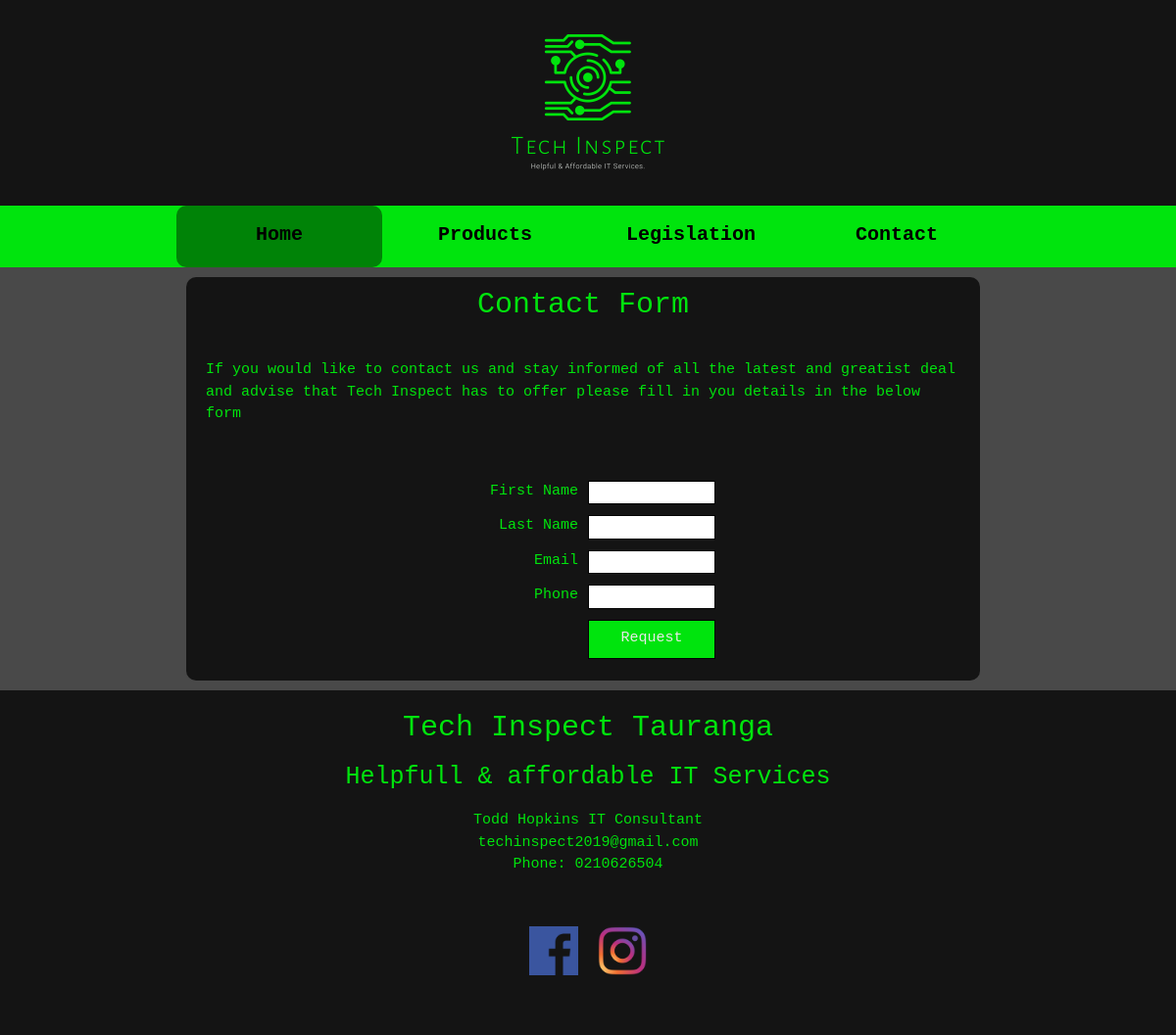
Page /pages/contact on the committed database.
### tables this page shows
CREATE TABLE Content (
  IDN varchar(10) ,
  Properties TEXT,
  Something VARCHAR(20),
  PRIMARY KEY (IDN)
	
);

### app/controllers/Pages.php (called while the page is built, shortened)
<?php
    class Pages extends Controller {
      public function __construct() {
        $this->_page = $this->model('_content');
      }
      public function contact(){
      $title = $this->_page->title();
      $paragraph = $this->_page->paragraph();
      $image = $this->_page->image();
      $data = [
        'title' => $title,
        'paragraph' => $paragraph,
        'image' => $image
      ];
        $this->view('pages/template_contact', $data);
      }
    }

### app/libraries/Core.php (called while the page is built, shortened)
<?php
    class Core {
        protected $currentMethod = 'index';
        public function __construct() {
            $url = $this->getURL();
            if(file_exists('../app/controllers/' . ucwords($url[0]) . '.php')) {
                unset($url[0]);
            }
            $this->currentController = new $this->currentController;
            if(isset($url[1])) {
                if(method_exists($this->currentController, $url[1])) {
                    $this->currentMethod = $url[1];
                    unset($url[1]);
                }
            }
            $this->params = $url ? array_values($url) : [null];
            call_user_func_array([$this->currentController, $this->currentMethod], $this->params);
        }
        public function getURL() {
            if(isset($_GET['url'])) {
                $url = rtrim($_GET['url'], '/');
                $url = filter_var($url, FILTER_SANITIZE_URL);
                $url = explode('/', $url);
                return $url;
            }
        }
    }
?>

### public/index.php (called while the page is built, shortened)
<?php
    $init = new Core();
?>

### app/libraries/Database.php (called while the page is built, shortened)
<?php
    class Database {
        private $host = DBHOST;
        private $user = DBUSER;
        private $pass = DBPASS;
        private $dbname = DBNAME;
        private $dbh;
        private $stmt;
        public function __construct() {
            $dsn = "mysql:host=".$this->host.";dbname=".$this->dbname;
            $options = [
                PDO::ATTR_PERSISTENT => true,
                PDO::ATTR_ERRMODE => PDO::ERRMODE_EXCEPTION
            ];
            try {
                $this->dbh = new PDO($dsn, $this->user, $this->pass, $options);
            } catch (PDOException $e) {
                $this->error = $e->getMessage();
                echo $this->error;
            }
        }
        public function query($sql) {
            $this->stmt = $this->dbh->prepare($sql);
        }
        public function execute() {
            return $this->stmt->execute();
        }
        public function resultSet() {
            $this->execute();
            return  $this->stmt->fetchAll(PDO::FETCH_ASSOC);
        }
    }
?>

### app/models/_content.php (called while the page is built, shortened)
<?php
class _content{
    private $db;
    public function __construct() {
        $this->db = new Database;
    }
    public function title() {
        $this->db->query('SELECT * FROM Content ');
        return $this->db->resultSet();
    }
    public function paragraph() {
        $this->db->query('SELECT * FROM Content ');
        return $this->db->resultSet();
    }
    public function image(){
        $this->db->query('SELECT * FROM Images');
        return $this->db->resultSet();
    }
}

### app/views/pages/template_contact.php (the view)
<?php include(APPROOT . "/views/includes/header.php"); ?>
<section>
        <div class="container1">
            <div class="content4">
               <div class="box1">
                  <div class="login">
                        <h1><?php echo $data['title'][29]['Properties']; ?></h1>
                        <p><?php echo $data['paragraph'][30]['Properties']; ?></p>
                    <form name="form" class="form" action="<?php echo URLROOT . 'pages/process'; ?>" method="POST">
                        <div><label for="">First Name</label></div>
                        <div><input type="text" name="FName" id="FName"/><br></div>
                        <div><label for="">Last Name</label></div>
                        <div><input type="text" name="Lname" id="Lname"/><br></div>
                        <div><label for="">Email</label></div>
                        <div><input type="text" name="Email" id="Email" /><br></div>
                        <div><label for="">Phone</label></div>
                        <div><input type="text" name="Phone" id="Phone"/><br></div>
                        <div></div>
                        <input type="submit" class="button" value="Request" onClick="">
                    </form><br class="br">
                </div>
               </div>
            </div>
        </div>
     </section>
<?php include(APPROOT . "/views/includes/footer.php"); ?>

### public/css/style.css (style rules this page uses)
* { padding:0; margin:0; }
:root { --MainContainerWidth: 70%; --BoxColour:#141414; --TechGreen: #00e40d; --TechBlack:#141414; }
body { font-family: 'Courier New', Courier, monospace; font-size: 15px; line-height: 1.5; padding: 0; margin: 0 ; }
h1 { font-size:30px; color: var(--TechGreen); text-align: center; padding:10px; font-weight: normal; }
p { color: var(--TechGreen); padding: 20px; }
.container1 { background-color: rgb(73, 73, 73); color: black; width:100%; }
.form { display: grid; grid-template-columns: 1fr 1fr; margin:auto; padding-top:20px; grid-gap: 5px 10px; }
.form label { float:right; color: var(--TechGreen); }
.form input { width:130px; float:left; border: #030303 1px solid; }
.form .button { background-color: var(--TechGreen); height:40px; color:#e8e8e8; border: #030303 1px solid; }
.content4 { display:grid; grid-template-areas: 'box1 box2' ; grid-gap: 10px; width: var(--MainContainerWidth); margin:0 auto; padding-top:10px; padding-left:10px; padding-right:10px; }
.content4 .box1, .content4 .box2 { margin-bottom: 10px; }
.box1 { grid-area: box1; background-color:var(--BoxColour); border-radius: 10px; text-align: center; }
.box1 p { text-align: left; }
* { box-sizing:border-box }

### rows in the picture
content: Properties "Contact Form"
content: Properties "If you would like to contact us and stay informed of all the latest and greatist deal and advise that Tech Inspect has to offer please fill in you details in the below form"
